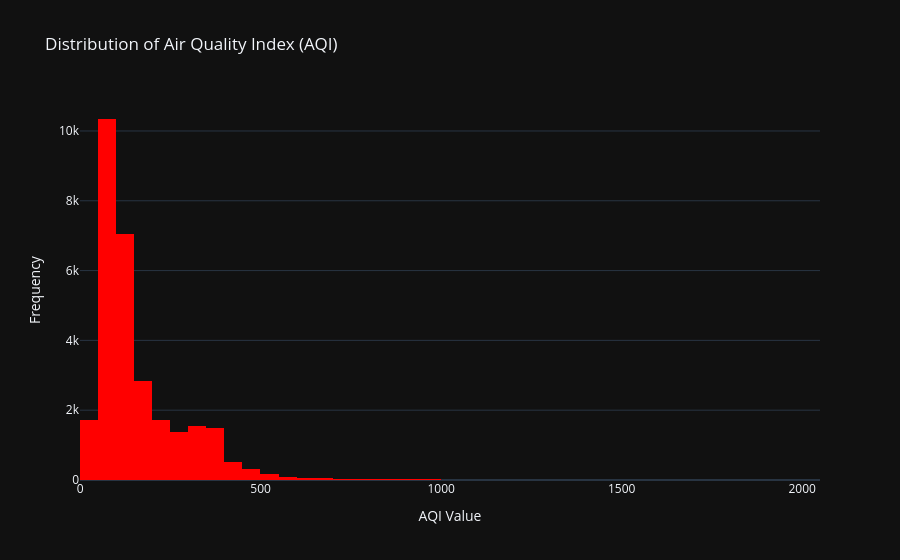

The cell this chart's notebook holds for it:
### Code cell
#Distribution of Air Quality Index(AQI)
fig = px.histogram(
    df, 
    x="AQI",
    nbins=50,
    title="Distribution of Air Quality Index (AQI)",
    color_discrete_sequence=["red"]
)

fig.update_layout(
    xaxis_title="AQI Value",
    yaxis_title="Frequency",
    template="plotly_dark"
)

fig.show()

### Figure 1 — Plotly figure (JSON) as saved in the notebook; plotly's stock layout.template omitted (floating-point values rounded to 4 significant figures; data arrays with more than 128 entries replaced by an {"elided": "..."} marker saying what was removed)
{"data": [{"bingroup": "x", "hovertemplate": "AQI=%{x}<br>count=%{y}<extra></extra>", "legendgroup": "", "marker": {"color": "red", "pattern": {"shape": ""}}, "name": "", "nbinsx": 50, "orientation": "v", "showlegend": false, "type": "histogram", "x": {"elided": "29531 float values"}, "xaxis": "x", "yaxis": "y"}], "layout": {"barmode": "relative", "legend": {"tracegroupgap": 0}, "title": {"text": "Distribution of Air Quality Index (AQI)"}, "xaxis": {"anchor": "y", "domain": [0, 1], "title": {"text": "AQI Value"}}, "yaxis": {"anchor": "x", "domain": [0, 1], "title": {"text": "Frequency"}}}}
